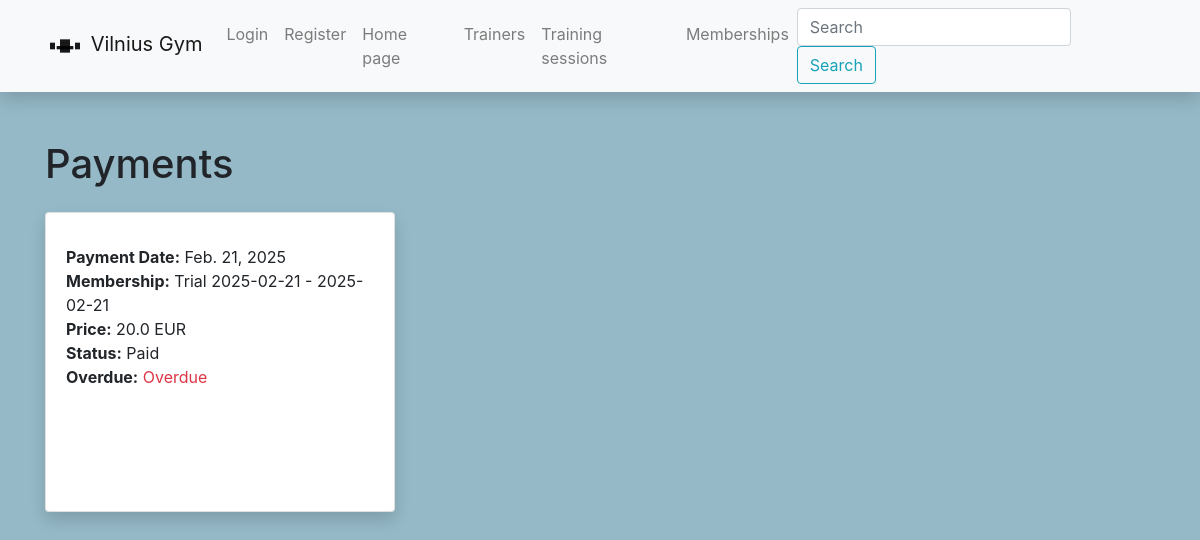
Page /gym/payment/ on the earlier database version.
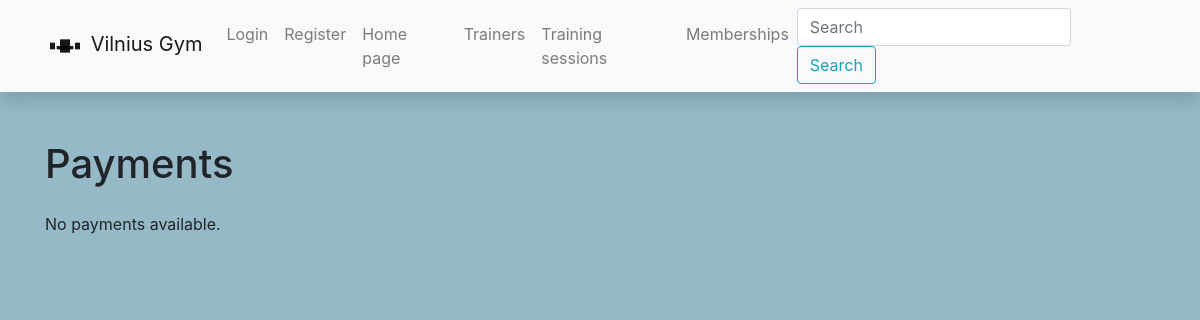
Same page on the later database version.
### gym/models.py (models this page shows, shortened)
class Payment(models.Model):
    user = models.ForeignKey(User, on_delete=models.CASCADE, related_name='payments')
    membership = models.ForeignKey(Membership, on_delete=SET_NULL, null=True, blank=True)
    price = models.FloatField('Price EUR', help_text='Enter payment price')
    payment_date = models.DateField('Payment_date', help_text="Enter date", default=date.today)
    PAYMENT_STATUS = (
        ('p', 'Processing'),
        ('a', 'Paid'),
        ('e', 'Expired '),
    )
    payment_status = models.CharField('status',
                                      max_length=1,
                                      choices=PAYMENT_STATUS,
                                      default='p',
                                      blank=True,
                                      help_text="Membership status"
                                      )
    @property
    def is_overdue(self):
        if self.payment_date and date.today() > self.payment_date:
            return True  # pradelsta
        else:
            return False

class Membership(models.Model):
    id = models.UUIDField(primary_key=True, default=uuid.uuid4)
    name = models.CharField('Name', max_length=50, help_text="Trial, Basic, Flexible, Premium", default="Trial")
    user = models.OneToOneField(User, on_delete=models.CASCADE, related_name='membership')
    start_date = models.DateField('Start_date', help_text="Enter start date", default=date.today)
    end_date = models.DateField('End_date', help_text="Enter end date", default=date.today)
    STATUS_STATUS = (
        ('p', 'Processing'),
        ('a', 'Active'),
        ('e', 'Expired'),
    )
    membership_status = models.CharField('status',
                                         max_length=1,
                                         choices=STATUS_STATUS,
                                         default='p',
                                         blank=True,
                                         help_text="Membership status"
                                         )
    description = HTMLField(blank=True, default=None)
    def __str__(self):
        return f'{self.name} {self.start_date} - {self.end_date}'

### gym/views.py (the view)
# urls.py: path('payment/', views.PaymentsListView.as_view(), name='payments-all'),
class PaymentsListView(generic.ListView):
    model = Payment
    context_object_name = 'payments'
    template_name = 'payments.html'

### gym/templates/payments.html (shortened to what this page needs)
{% extends 'base.html' %}
{% block content %}
  <h1 class="mb-4">Payments</h1>
  {% if payments %}
    <div class="row">
      {% for payment in payments %}
        <div class="col-md-4 mb-4">
          <div class="card h-100 shadow">
            <div class="card-body">
              <p class="card-text">
                <strong>Payment Date:</strong> {{ payment.payment_date }}<br>
                <strong>Membership:</strong> {{ payment.membership }}<br>
                <strong>Price:</strong> {{ payment.price }} EUR<br>
                <strong>Status:</strong> {{ payment.get_payment_status_display }}<br>
                <strong>Overdue:</strong>
                {% if payment.is_overdue %}
                  <span class="text-danger">Overdue</span>
                {% else %}
                  <span class="text-success">Not overdue</span>
                {% endif %}
              </p>
            </div>
          </div>
        </div>
      {% endfor %}
    </div>
  {% else %}
    <p>No payments available.</p>
  {% endif %}
{% endblock %}

Differences in the rows shown:
removed Payment: payment_date "Feb. 21, 2025", membership "Trial 2025-02-21 - 2025-02-21", price "20.0", payment_status "Paid", shows "Overdue"
Other differences:
text now shown: "No payments available."
